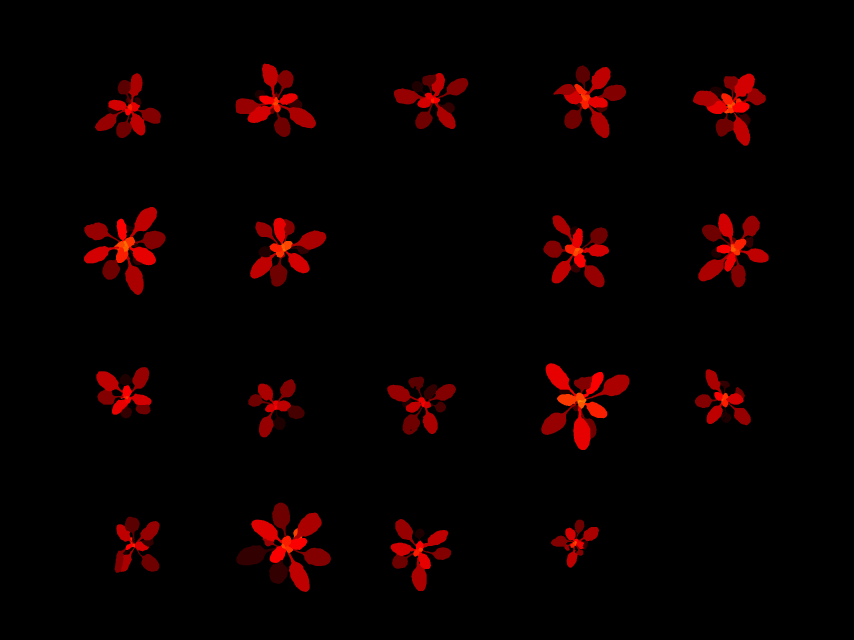
#> input picture ground_truth/PSI_Tray031_2015-12-27--09-03-57_top_gt.png, 2560 x 1920 px, given as the content of the folder /home/mateo/uni/cuarto/VA/P2-Mateo_Amado/Material Plantones/, which was not available (shown at 1/3 size)
$ python p2.py
#> lines starting #> are read from the running program, lines starting #| are printed output that depends on the picture; after the words box and inside, x2 and y2 are one past the last pixel; in counts of white or black regions, pixels touching at a corner belong together; long printed decimals are rounded; pictures that were not available may be replaced by others from this repository, and a replacement may not be noted
import numpy as np
import matplotlib.pyplot as plt
import math
import scipy as sp
import cv2
import os
from matplotlib import patches
from skimage import img_as_float
from skimage import img_as_ubyte
from sklearn import metrics as SkMetrics
from skimage import io
from skimage import util
from scipy import ndimage as ndi
from skimage import color
from skimage import metrics
from skimage import data
from skimage import measure
from skimage import draw
from skimage import transform
from skimage import exposure
from skimage import filters
from skimage import feature
from skimage import morphology
from skimage import segmentation
#from plantcv import plantcv as pcv
#from plantcv.parallel import WorkflowInputs
#from sklearn.cluster import KMeans

########################################################

def showImgs (img1, img2, title):
    fig, axes = plt.subplots(1, 2, figsize=(12, 6))

    axes[0].imshow(img1) #, cmap='gray'
    axes[0].set_title('Original')

    axes[1].imshow(img2, cmap='gray')
    axes[1].set_title('Image')

    for ax in axes:
        ax.axis('off')
    plt.show()

def showImgsgray (img1, img2, title):
    fig, axes = plt.subplots(1, 2, figsize=(12, 6))

    axes[0].imshow(img1, cmap='gray') #
    axes[0].set_title('Original')

    axes[1].imshow(img2, cmap='gray')
    axes[1].set_title('Image')

    for ax in axes:
        ax.axis('off')
    plt.show()

# [9 lines left out: function hsv2bin, not called in this run]

def bin(img):
    bool_img = img > 0.5
    return bool_img

# [145 lines left out: functions green2bin, maximize_green_contrast, pad_img, pad_image_center, check_overflow, isolate_green and 5 more, not called in this run]

def water(result_image_bool, min_dist):
    #algoritmo watershed
    distance = ndi.distance_transform_edt(result_image_bool)
    coords = feature.peak_local_max(distance, labels=result_image_bool, min_distance=min_dist) #, threshold_rel=0.6
    mask = np.zeros(distance.shape, dtype=bool)
    mask[tuple(coords.T)] = True
    markers, _ = ndi.label(mask)
    labels = segmentation.watershed(-distance, markers, mask=result_image_bool) #, compactness=0.2
    unique_labels, counts = np.unique(labels, return_counts=True)
    #print(f'regions: {len(unique_labels) - 1}')

    fig, axes = plt.subplots(1, 2, figsize=(12, 6))
    axes[0].imshow(image_truth) #, cmap='gray'
    axes[0].set_title('truth')
    axes[1].imshow(labels, cmap=plt.cm.nipy_spectral)
    axes[1].set_title('watershed')
    plt.show()
    return labels

def eval(true, pred):
    #obtención de métricas
    ssim=metrics.structural_similarity(image_truth_bool, result_image_bool)
    #confusion_matrix = SkMetrics.confusion_matrix(true, pred)
    precision = SkMetrics.precision_score(true, pred)
    f1 = SkMetrics.f1_score(true, pred)
    recall = SkMetrics.recall_score(true, pred)
    accuracy = SkMetrics.accuracy_score(true, pred)

    #ROC curve
    fpr, tpr, thresholds = SkMetrics.roc_curve(true, pred)
    roc_auc = SkMetrics.auc(fpr, tpr)
    # [8 lines of commented-out code are left out]
    return ssim, precision, f1, recall, accuracy

colors = [
    [255, 0, 0],     # Red
    [0, 255, 0],     # Green
    [0, 0, 255],     # Blue
    [255, 255, 0],   # Yellow
    [0, 255, 255],   # Cyan
    [255, 0, 255],   # Magenta
    [192, 192, 192], # Silver
    [128, 128, 128], # Gray
    [128, 0, 0],     # Maroon
    [128, 128, 0],   # Olive
    [0, 128, 0],     # Dark Green
    [128, 0, 128],   # Purple
    [0, 128, 128],   # Teal
    [0, 0, 128],     # Navy
    [255, 165, 0],   # Orange
    [255, 192, 203], # Pink
    [165, 42, 42],   # Brown
    [255, 255, 255], # White
    [0, 0, 0],       # Black
    [127, 255, 212]  # Aquamarine
]

rows = 4
cols = 5

directory_path = "/home/mateo/uni/cuarto/VA/P2-Mateo_Amado/Material Plantones/"
directory_path_truth = "/home/mateo/uni/cuarto/VA/P2-Mateo_Amado/ground_truth/"

file_list = os.listdir(directory_path)
file_list_truth = os.listdir(directory_path_truth)

eval1 = []
eval2 = []

########################################################

for file in file_list:

    image_path = os.path.join(directory_path, file)
    image = io.imread(image_path)
#> image is the input picture: shape (1920, 2560, 3); mean R, G, B 10.8, 0.2, 0
    result_image = np.zeros((image.shape[0], image.shape[1]))
    #print(file)

    image_truth_path = os.path.join(directory_path_truth, file[:-4]+"_gt.png")
    image_truth = io.imread(image_truth_path)

    hsv_image = color.rgb2hsv(image)
#> hsv_image: shape (1920, 2560, 3) float64; mean of channels 0, 1, 2 0.000118, 0.0669, 0.0425
    lower_green = np.array([0.1, 0.32, 0.22])
    upper_green = np.array([0.5, 1.0, 1])
    green_mask = np.all((hsv_image >= lower_green) & (hsv_image <= upper_green), axis=-1)
#> green_mask: shape (1920, 2560) bool; every value is 0

    result_image = green_mask
    result_image = morphology.remove_small_holes(result_image.astype(bool), 150)    #performs better than closing
    result_image = morphology.remove_small_objects(result_image.astype(bool), 200)  #performs better than opening

#############################

    '''
    #aproximación por posición de las plantas
    green_partsbw = result_image.copy()
    green_parts = image.copy()
    green_parts[~green_partsbw] = 0
    label_image = measure.label(green_partsbw, connectivity=2)
    regions = measure.regionprops(label_image)
    object = np.zeros((image.shape[0], image.shape[1]))

    cell_grid = [[None for _ in range(5)] for _ in range(4)]
    cell_truth = [[None for _ in range(5)] for _ in range(4)]
    plant_grid=np.zeros((rows, cols))
    size_grid=np.zeros((rows, cols))
    leafs_grid=np.zeros((rows, cols))

    # cant crop the image before since some leafes get cut
    crop=(40, image.shape[0]-40, 120, image.shape[1]-120)
    image_cropped = green_partsbw[crop[0]:crop[1], crop[2]:crop[3]]
    image_cropped_color = image[crop[0]:crop[1], crop[2]:crop[3]]
    image_truth_crop = image_truth[crop[0]:crop[1], crop[2]:crop[3]]
    #showImgs(image, image_cropped, "original")

    # height and width of each cell
    cell_height = image_cropped.shape[0] // rows
    cell_width = image_cropped.shape[1] // cols

    big_cell_height = image.shape[0] // rows
    big_cell_width = image.shape[1] // cols


    #este bucle recorre cada celda de la imagen y determina si hay planta y el tamaño
    for i in range(rows):
        for j in range(cols):
            row_start = i * cell_height
            row_end = (i+1) * cell_height
            col_start = j * cell_width
            col_end = (j+1) * cell_width

            #center of the cell for more precision
            cell_center = image_cropped[row_start+100:row_end-100, col_start+100:col_end-100]
            cell_center_sum = np.sum(cell_center)
            #print(cell_center_sum)

            cell = image_cropped[row_start:row_end, col_start:col_end]
            cell_truth[i][j] = image_truth_crop[row_start:row_end, col_start:col_end]
            #result_image[row_start:row_end, col_start:col_end] = cell
            #showImgsgray(image_cropped, cell, "original")

            center_row = row_start + cell_height//2
            center_col = col_start + cell_width//2

            #si no hay suficiente verde en el centro de la celda, no hay planta
            if(cell_center_sum > 7000):
                plant_grid[i,j] = 1
                label_image = measure.label(cell, connectivity=2)
                regions = measure.regionprops(label_image)
                object = np.zeros((cell.shape[0], cell.shape[1]))
                #print(regions)
                largest_region = max(regions, key=lambda region: region.area)
                largest_object = np.zeros_like(label_image)
                largest_object[label_image == largest_region.label] = 1
                #denoised_image = restoration.denoise_tv_chambolle(cell, weight=0.5)

                #comprobar si es necesario expandir la celda
                if(check_overflow(largest_object)>50):
                    plant_grid[i,j] = 2
                    big_cell = green_partsbw[max(row_start-50, 0):min(row_end+200, green_parts.shape[0]), max(col_start-150, 0):min(col_end+300, green_parts.shape[1])]
                    #result_image[max(row_start-50, 0):min(row_end+200, green_parts.shape[0]), max(col_start-150, 0):min(col_end+300, green_parts.shape[1])] = big_cell
                    big_cell_color = image[max(row_start-50, 0):min(row_end+200, green_parts.shape[0]), max(col_start-150, 0):min(col_end+300, green_parts.shape[1])]
                    big_label_image = measure.label(big_cell, connectivity=2)
                    big_regions = measure.regionprops(big_label_image)
                    big_object = np.zeros((big_cell.shape[0], big_cell.shape[1]))

                    big_largest_region = max(big_regions, key=lambda region: region.area)
                    big_largest_object = np.zeros_like(big_label_image)
                    big_largest_object[big_label_image == big_largest_region.label] = 1
                    #crop=(40, image.shape[0]-40, 120, image.shape[1]-120)
                    showImgs(big_cell_color, big_largest_object, "og")
                    cell_grid[i][j]=big_cell_color
                    size_grid[i][j]=big_largest_region.area

                else:
                    showImgs(image_cropped_color[row_start:row_end, col_start:col_end], image_cropped_color, "og")
                    cell_grid[i][j]=image_cropped_color[row_start:row_end, col_start:col_end]
                    size_grid[i][j]=largest_region.area
    print(plant_grid)
    print(size_grid)
    '''

#############################
    #PCA_color_aug(image)
    #contrast_hsv(image)

    #result_image = filters.gaussian(result_image, sigma=0.5)
    #image[~green_mask]=0
    showImgs(image, result_image, "og")
#> in showImgs, `plt.show()`:
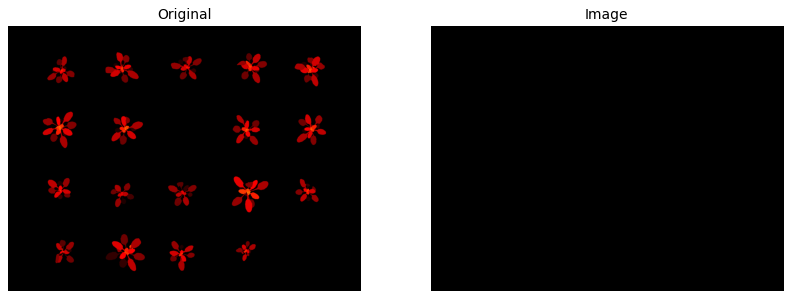
#> figure drawn by matplotlib, 2 panels

    #segmentacion de las plantas mediante watershed
    #labels_plants=water(result_image_bool, 200)
    #diff = util.compare_images(color.rgb2gray(image_truth.astype(bool)), result_image.astype(bool), method='diff')
    #showImgs(image, diff, "og")

    #evaluación de la segmentación de plantas
    image_truthbw = color.rgb2gray(image_truth)
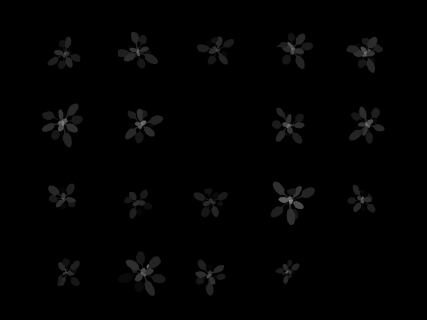
#> image_truthbw: shape (1920, 2560) float64 (shown at 1/6 size); min 0, max 0.573, mean 0.00953
    result_image_bool = result_image > 0
    image_truth_bool = image_truthbw > 0
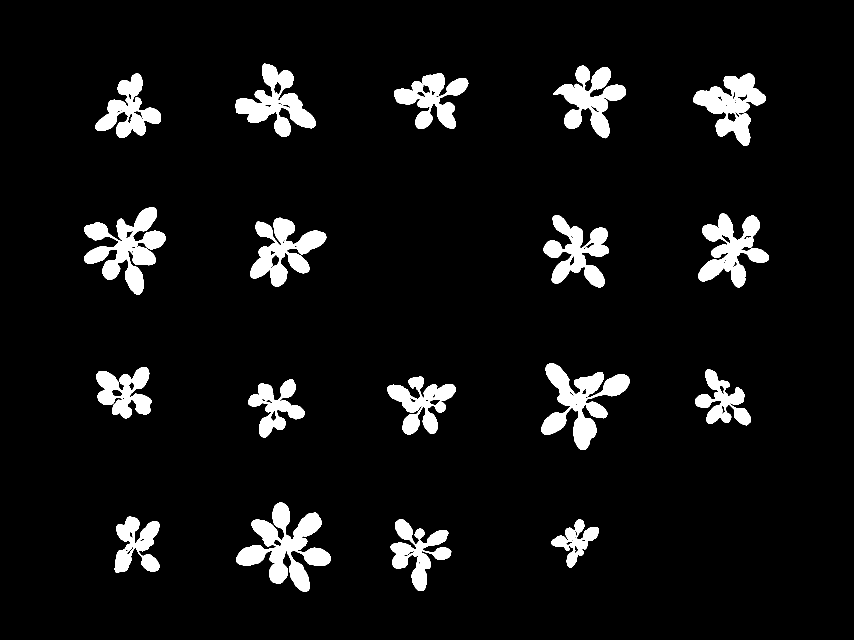
#> image_truth_bool: shape (1920, 2560) bool (shown at 1/3 size); 6.7% white; 18 white regions, largest, box (x1, y1, x2, y2) and area: (709, 1508, 993, 1776) 30587, (252, 621, 497, 885) 26654, (1624, 1090, 1889, 1350) 26483
    true = image_truth_bool.flatten()
    pred = result_image_bool.flatten()
    showImgsgray(image_truth_bool, result_image_bool, "truth/result")
#> in showImgsgray, `plt.show()`:
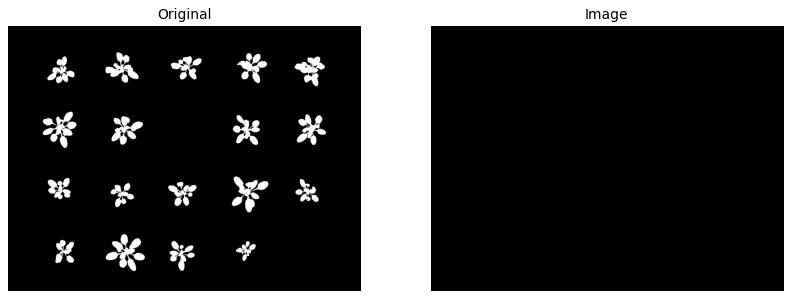
#> figure drawn by matplotlib, 2 panels

    ssim, precision, f1, recall, accuracy = eval(true, pred)
#> in eval, `ssim=metrics.structural_similarity(image_truth_bool, result_image_bool)`: ssim = 0.914
#> in eval, `precision = SkMetrics.precision_score(true, pred)`: precision = 0
#> in eval, `accuracy = SkMetrics.accuracy_score(true, pred)`: accuracy = 0.933
#> in eval, `fpr, tpr, thresholds = SkMetrics.roc_curve(true, pred)`: fpr = [0, 1]; thresholds = [inf, 0]
#> in eval, `roc_auc = SkMetrics.auc(fpr, tpr)`: roc_auc = 0.5
#> ssim = 0.914; precision = 0; f1 = 0; recall = 0; accuracy = 0.933
    eval1.append(["image:"+str(file_list.index(file)),ssim,precision,f1,recall,accuracy])

#############################

    #segmentacion de las hojas mediante watershed
    mindist=15
    #if np.count_nonzero(plant_grid == 2) > 5:
    #    mindist=25
    labels_leaves = water(result_image_bool, mindist)
#> in water, `coords = feature.peak_local_max(distance, labels=result_image_bool, mi..`: coords = empty array
#> in water, `unique_labels, counts = np.unique(labels, return_counts=True)`: unique_labels = [0]; counts = [4915200]

    '''
    #Segmentacion de hojas por esqueleto
    #este bucle recorre cada celda y segmenta las hojas
    for i in range(rows):
        for j in range(cols):
            obj=cell_grid[i][j]
            if(plant_grid[i][j]==1):
                #showImgs(image, obj, "og")
                #print(size_grid[i][j])

                greened = isolate_green(obj)
                #isolate_contrast_green(obj)

                bw_obj = color.rgb2gray(greened)
                bin_obj = bw_obj > 0.02
                bin_obj = morphology.remove_small_objects(bin_obj, 150)
                bin_obj = morphology.remove_small_holes(bin_obj, 150)

                masked_image = obj.copy()
                masked_image[~bin_obj] = 0
                bw_obj = color.rgb2gray(masked_image)
                bw_obj = exposure.equalize_adapthist(bw_obj)

                #jugar con sigma y alpha para acertar más
                bw_obj = np.power(bw_obj, 2.5)
                edges = feature.canny(bw_obj, sigma=5)
                #contours = measure.find_contours(edges, level=0.8)
                paint_obj2 = obj.copy()
                paint_obj = np.zeros_like(obj)
                #skeleton = morphology.skeletonize(bw_obj)
                #thinned = morphology.thin(bw_obj)
                skel, distance = morphology.medial_axis(bin_obj, return_distance=True)
                dist_on_skel = distance * skel
                dist_on_skel[dist_on_skel < 12] = 0
                dist_on_skel= bin(dist_on_skel)
                dist_on_skel = morphology.remove_small_holes(dist_on_skel, 100)
                labels = measure.label(dist_on_skel, connectivity=2)
                regions = measure.regionprops(labels)
                #regions = remove_overlap(regions)

                showImgs(obj, dist_on_skel, "og")
                color_i = 0
                leafs = []
                for region in regions:
                    xrt=25
                    minr, minc, maxr, maxc = region.bbox
                    leaf_region = obj[minr-xrt:maxr+xrt, minc-xrt:maxc+xrt]
                    bw_leaf_region = bw_obj[minr-xrt:maxr+xrt, minc-xrt:maxc+xrt]
                    bin_leaf_region = bin_obj[minr-xrt:maxr+xrt, minc-xrt:maxc+xrt]
                    leaf_edges = edges[minr-xrt:maxr+xrt, minc-xrt:maxc+xrt]

                    #print(leaf_edges.shape)
                    labels = measure.label(leaf_edges, connectivity=2)
                    regions2 = measure.regionprops(labels) if labels.size > 0 else []

                    filtered_regions = [region for region in regions2 if ((np.any(region.image)) & (region.area > 60)) ]
                    #showImgs(bw_leaf_region, leaf_edges, "leaf")
                    for filtered_region in filtered_regions:
                        minr, minc, maxr, maxc = filtered_region.bbox
                        bin_leaf_region2 = bin_leaf_region[minr:maxr, minc:maxc]
                        #orientation = filtered_region.orientation
                        showImgs(leaf_edges, filtered_region.image, "leaf")
                        padded_region2=pad_img(bin_leaf_region2, bin_leaf_region, filtered_region.bbox, 0)
                        padded_region=pad_img(padded_region2, obj, region.bbox, xrt)
                        paint_obj[padded_region] = colors[color_i%20]
                        paint_obj2[padded_region] = colors[color_i%20]
                        color_i+=1
                    leafs_grid[i][j]+=len(filtered_regions)
                cell_grid[i][j]=paint_obj
                showImgs(obj, paint_obj2, "og")

    # [4 lines of commented-out code are left out]

    '''


    #evaluación
    edges1 = feature.canny(color.rgb2gray(color.label2rgb(labels_leaves)))
    edges2 = feature.canny(image_truthbw)
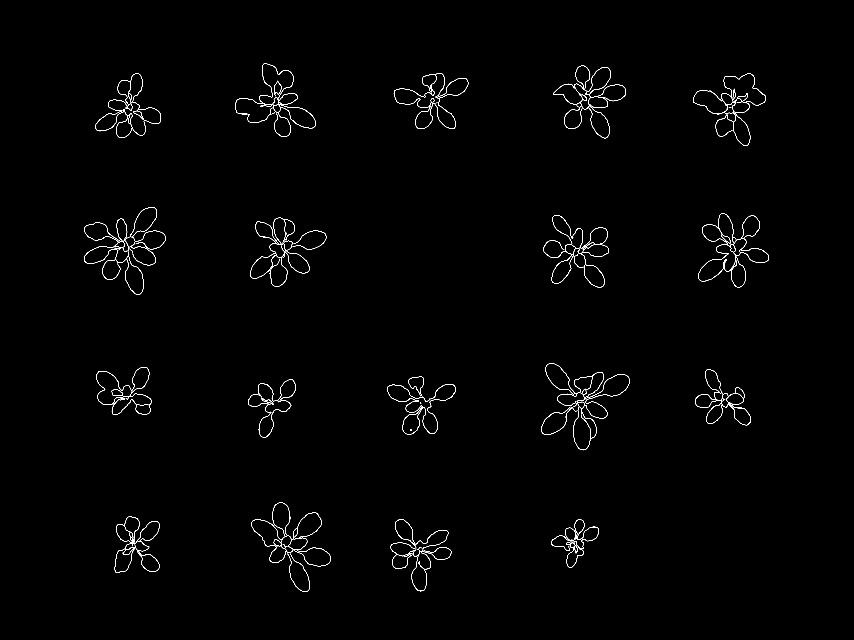
#> edges2: shape (1920, 2560) bool (shown at 1/3 size); 0.59% white in thin lines or dots, all inside (x1, y1, x2, y2) = (252, 191, 2306, 1776)
    true = edges2.flatten()
    pred = edges1.flatten()
    showImgsgray(edges2, edges1, "truth/result")
    ssim, precision, f1, recall, accuracy = eval(true, pred)
#> accuracy = 0.994
    eval2.append(["image:"+str(file_list.index(file)),ssim,precision,f1,recall,accuracy])

#############################

print(eval1)
#| [['image:0', 0.9137, 0.0, 0.0, 0.0, 0.9331]]
print(eval2)
#| [['image:0', 0.9137, 0.0, 0.0, 0.0, 0.9941]]

'''
#otro codigo que finalmente no fue utilizado

    #juntar regiones pequeñas del watershed
    small_regions = unique_labels[np.where(counts < 200)]
    labels[np.isin(labels, small_regions)] = -1
    for region in small_regions:
        if region == 0:
            continue
        neighbors = ndi.convolve((labels == region).astype(int), kernel)
        neighbors = labels * (neighbors > 0)
        neighbor_labels, neighbor_counts = np.unique(neighbors, return_counts=True)

        valid_neighbors = neighbor_labels != 0
        neighbor_labels = neighbor_labels[valid_neighbors]
        neighbor_counts = neighbor_counts[valid_neighbors]
        if len(neighbor_labels) == 0:
            continue
        most_frequent_neighbor = neighbor_labels[neighbor_counts.argmax()]
        labels[labels == region] = most_frequent_neighbor


    BOUNDING BOXES
    label_image = measure.label(green_partsbw, connectivity=2)
    regions = measure.regionprops(label_image)
    bbImg = np.zeros((image.shape[0], image.shape[1]))
    selected_regions = []
    for region in regions:
        minr, minc, maxr, maxc = region.bbox
        #rect = patches.Rectangle((minc, minr), maxc - minc, maxr - minr, fill=False, edgecolor='red', linewidth=2)
        if (maxr - minr) * (maxc - minc) >= 6000:
            rr, cc = draw.rectangle(start=(minr, minc), end=(maxr, maxc), shape=(image.shape[0], image.shape[1]))
            bbImg[rr, cc] = 1  # Set pixel values to white
            selected_regions.append(region)
    print(len(selected_regions))
    showImgs(green_partsbw, bbImg, "original")


    pruned_skel, seg_img, edge_objects = pcv.morphology.prune(skel_img=skeleton, size=20, mask=bin_obj)
    leaf_obj, stem_obj= pcv.morphology.segment_sort(skel_img=pruned_skel, objects=edge_objects, mask=bin_obj)
    filled_img = pcv.morphology.fill_segments(mask=bin_obj, objects=leaf_obj, label="default")
    showImgs(obj, filled_img, "og")
    # https://plantcv.readthedocs.io/en/stable/tutorials/morphology_tutorial/
    # https://github.com/PRBonn/HAPT

    # Hough, https://scikit-image.org/docs/stable/auto_examples/edges/plot_circular_elliptical_hough_transform.html

    result = transform.hough_ellipse(edges, accuracy=20, threshold=250, min_size=10, max_size=200)
    result.sort(order='accumulator')

    best = list(result[-1])
    yc, xc, a, b = (int(round(x)) for x in best[1:5])
    orientation = best[5]

    cy, cx = draw.ellipse_perimeter(yc, xc, a, b, orientation)
    obj[cy, cx] = (0, 0, 25
    edges = color.gray2rgb(img_as_ubyte(edges))
    edges[cy, cx] = (250, 0, 0)

    fig2, (ax1, ax2) = plt.subplots(ncols=2, nrows=1, figsize=(8, 4),
                    sharex=True, sharey=True)

    ax1.set_title('Original picture')
    ax1.imshow(obj)

    ax2.set_title('Edge (white) and result (red)')
    ax2.imshow(edges)

    plt.show()


    ihc_hed = color.rgb2hed(obj) #? https://scikit-image.org/docs/stable/auto_examples/color_exposure/plot_ihc_color_separation.html

    null = np.zeros_like(ihc_hed[:, :, 0])
    ihc_h = color.hed2rgb(np.stack((ihc_hed[:, :, 0], null, null), axis=-1))
    ihc_e = color.hed2rgb(np.stack((null, ihc_hed[:, :, 1], null), axis=-1))
    ihc_d = color.hed2rgb(np.stack((null, null, ihc_hed[:, :, 2]), axis=-1))

    obj = np.float32(obj)
    obj = np.multiply(obj, 1)
    obj = np.clip(obj, 0, 255)
    obj = np.uint8(obj)

    pixels = obj.reshape(-1, 3)
    kmeans = KMeans(n_clusters=3)
    kmeans.fit(pixels)

    labels = kmeans.labels_
    new_image = kmeans.cluster_centers_[labels]
    new_image = new_image.reshape(obj.shape)
    new_image = new_image.round(0).astype('uint8')
    plt.imshow(cv2.cvtColor(new_image, cv2.COLOR_BGR2RGB))
    plt.show()

    #clustering sobre los puntos (kmeans, PCA)
    #producto escalar entre los vectores de los puntos


'''

########################################################
